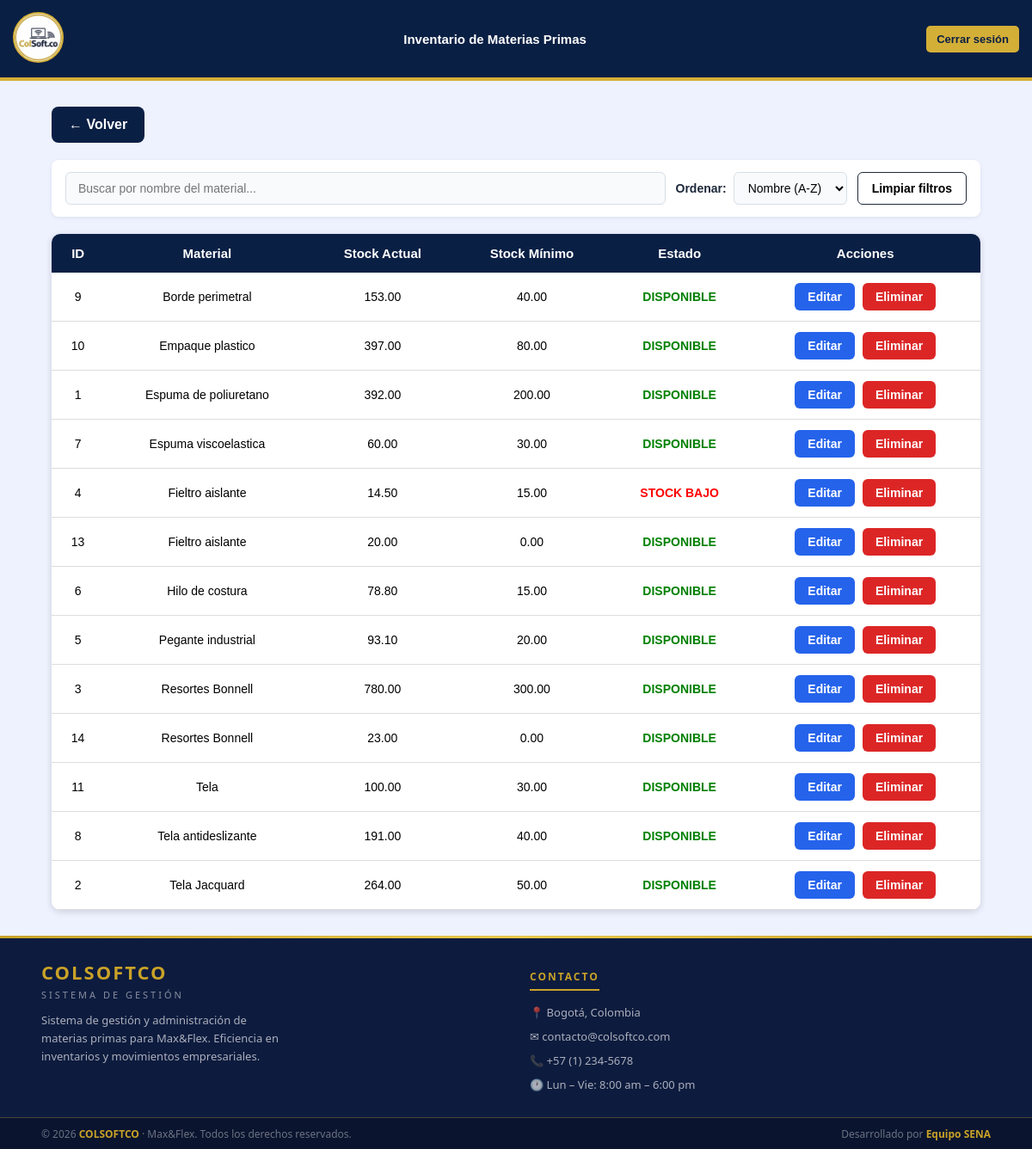
Page /view/inventario_materia_prima/inventario_materia_prima.php (signed in) on the earlier database version.
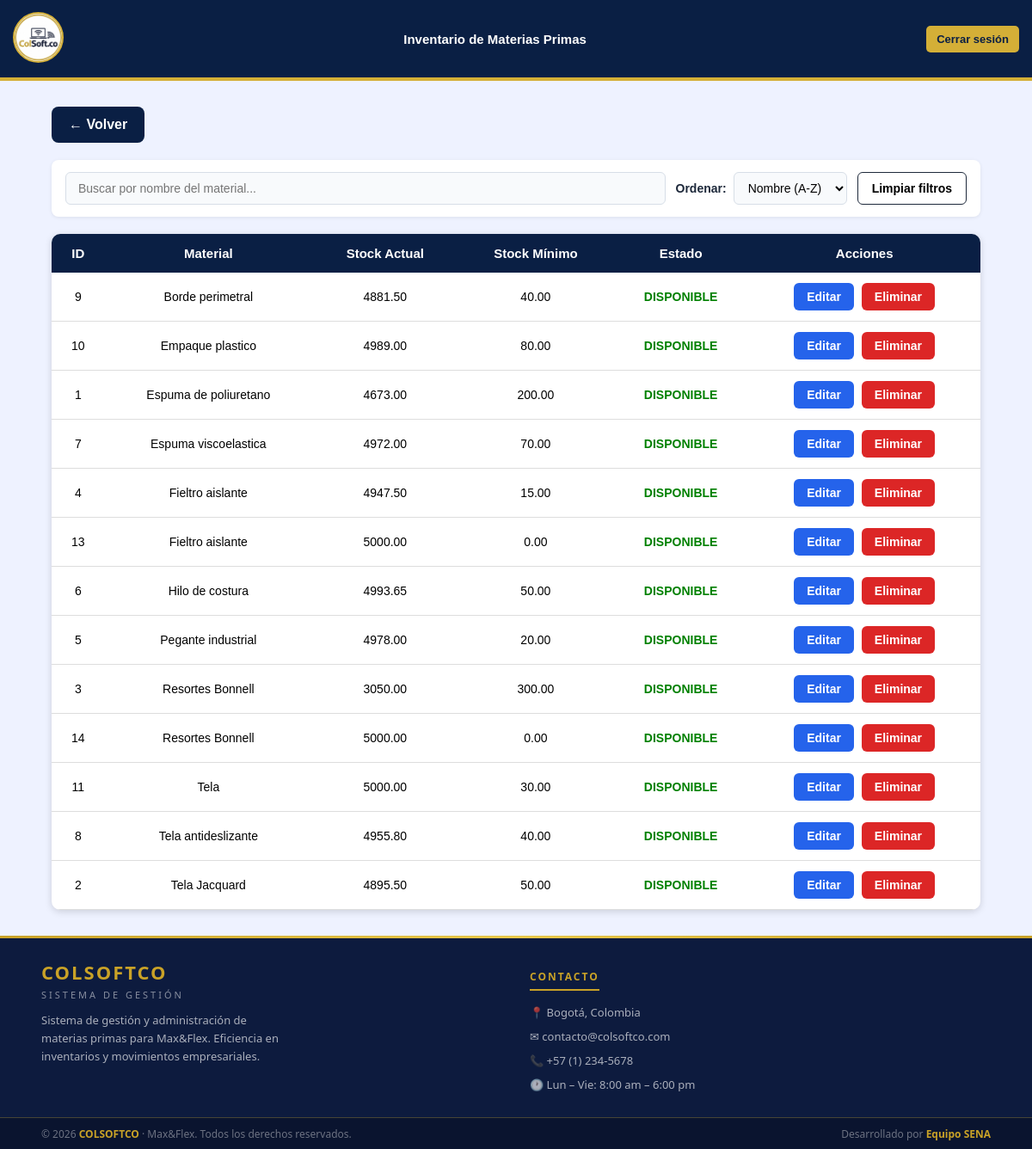
Same page on the later database version.
### tables this page shows
CREATE TABLE `materias_primas` (
  `id_material` int(11) NOT NULL,
  `nombre_material` varchar(100) NOT NULL,
  `stock_actual` decimal(12,2) DEFAULT 0.00,
  `stock_minimo` decimal(12,2) NOT NULL,
  `id_unidad` int(11) DEFAULT NULL,
  `id_proveedor` int(11) DEFAULT NULL,
  `notificar_email` tinyint(1) NOT NULL DEFAULT 0,
  `correo_notificacion` varchar(150) DEFAULT NULL,
  `alerta_enviada` tinyint(1) NOT NULL DEFAULT 0
);

### view/inventario_materia_prima/inventario_materia_prima.php (the view, shortened to what this page needs)
<?php
$db = new Conexion();
$conn = $db->getConnection();
$sql = "
SELECT
    id_material,
    nombre_material,
    stock_actual,
    stock_minimo
FROM materias_primas
ORDER BY id_material ASC
";
$stmt = $conn->prepare($sql);
$stmt->execute();
$materiales = $stmt->fetchAll(PDO::FETCH_ASSOC);
?>
<!DOCTYPE html>
<html lang="es">
<head>
    <link rel="stylesheet" href="lista_inventario.css">
</head>
<body>
    <header class="header">
        <div class="logo">
            <a href="../../app/ir_panel.php">
                <img src="../../public/imagenes/logo.png" alt="logo">
            </a>
        </div>
        <div class="header-title">
            <h1>Inventario de Materias Primas</h1>
        </div>
        <button id="btnLogout" class="btn-logout" onclick="cerrarSesion()">
            Cerrar sesión
        </button>
    </header>
    <div class="container">
        <a class="btn-volver" href="../panel_admin/panel_admin.php">
            ← Volver
        </a>
        <div class="filtros-container">
            <div class="filtro-busqueda">
                <input
                    type="text"
                    id="inputBusquedaMaterial"
                    placeholder="Buscar por nombre del material...">
            </div>
            <div class="filtro-orden">
                <label for="selectOrden">Ordenar:</label>
                <select id="selectOrden">
                    <option value="az">Nombre (A-Z)</option>
                </select>
            </div>
            <button type="button" id="btnLimpiarFiltros" class="btn-limpiar-filtros">
                Limpiar filtros
            </button>
        </div>
        <div class="table-responsive">
            <table>
                <thead>
                    <tr>
                        <th>ID</th>
                        <th>Material</th>
                        <th>Stock Actual</th>
                        <th>Stock Mínimo</th>
                        <th>Estado</th>
                        <th>Acciones</th>
                    </tr>
                </thead>
                <tbody id="listaMateriales">
                    <?php foreach ($materiales as $m): ?>
                        <tr data-nombre="<?php echo htmlspecialchars(strtolower($m['nombre_material'])); ?>">
                            <td><?= $m['id_material'] ?></td>
                            <td><?= htmlspecialchars($m['nombre_material']) ?></td>
                            <td><?= $m['stock_actual'] ?></td>
                            <td><?= $m['stock_minimo'] ?></td>
                            <td>
                                <?php if ($m['stock_actual'] <= $m['stock_minimo']): ?>
                                    <span class="alerta">STOCK BAJO</span>
                                <?php else: ?>
                                    <span class="normal">DISPONIBLE</span>
                                <?php endif; ?>
                            </td>
                            <td class="acciones">
                                <a class="btn-editar" href="../../view/control_de_stock/inventario/editar_inventario.php?id=<?= $m['id_material'] ?>">
                                    Editar
                                </a>
                                <a href="../../view/control_de_stock/inventario/eliminar_inventario.php?id=<?= $m['id_material'] ?>" class="btn-eliminar">
                                    Eliminar
                                </a>
                            </td>
                        </tr>
                    <?php endforeach; ?>
                </tbody>
            </table>
        </div>
    </div>
    <footer>
        <div class="footer-divider"></div>
        <div class="footer-top">
            <div>
                <p class="footer-brand-name">COLSOFTCO</p>
                <p class="footer-brand-sub">Sistema de Gestión</p>
                <p class="footer-brand-desc">Sistema de gestión y administración de materias primas para Max&Flex. Eficiencia en inventarios y movimientos empresariales.</p>
            </div>
            <div>
                <p class="footer-col-title">Contacto</p>
                <div class="footer-contact-item">📍 Bogotá, Colombia</div>
                <div class="footer-contact-item">✉ contacto@colsoftco.com</div>
                <div class="footer-contact-item">📞 +57 (1) 234-5678</div>
                <div class="footer-contact-item">🕐 Lun – Vie: 8:00 am – 6:00 pm</div>
            </div>
        </div>
        <div class="footer-bottom">
            <span>© 2026 <strong>COLSOFTCO</strong> · Max&Flex. Todos los derechos reservados.</span>
            <span>Desarrollado por <strong>Equipo SENA</strong></span>
        </div>
    </footer>
</body>
</html>

Differences in the rows shown:
changed materias_primas "Espuma de poliuretano": stock_actual "392.00" → "4673.00"
changed materias_primas "Tela Jacquard": stock_actual "264.00" → "4895.50"
changed materias_primas id 3: stock_actual "780.00" → "3050.00"
changed materias_primas id 4: stock_actual "14.50" → "4947.50"; stock_actual "STOCK BAJO" → "DISPONIBLE"
changed materias_primas "Pegante industrial": stock_actual "93.10" → "4978.00"
changed materias_primas "Hilo de costura": stock_actual "78.80" → "4993.65"; stock_minimo "15.00" → "50.00"
changed materias_primas "Espuma viscoelastica": stock_actual "60.00" → "4972.00"; stock_minimo "30.00" → "70.00"
changed materias_primas "Tela antideslizante": stock_actual "191.00" → "4955.80"
changed materias_primas "Borde perimetral": stock_actual "153.00" → "4881.50"
changed materias_primas "Empaque plastico": stock_actual "397.00" → "4989.00"
changed materias_primas "Tela": stock_actual "100.00" → "5000.00"
changed materias_primas id 13: stock_actual "20.00" → "5000.00"
changed materias_primas id 14: stock_actual "23.00" → "5000.00"
